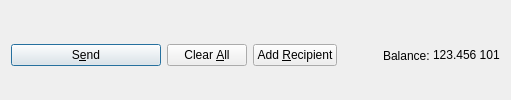
         <widget class="QFrame" name="frame_Send">
          <layout class="QHBoxLayout" name="horizontalLayout">
           <property name="bottomMargin">
            <number>0</number>
           </property>
           <item>
            <widget class="QPushButton" name="sendButton">
             <property name="minimumSize">
              <size>
               <width>150</width>
               <height>0</height>
              </size>
             </property>
             <property name="toolTip">
              <string>Confirm the send action</string>
             </property>
             <property name="text">
              <string>S&amp;end</string>
             </property>
             <property name="icon">
              <iconset resource="../101coin.qrc">
               <normaloff>:/icons/send</normaloff>:/icons/send</iconset>
             </property>
             <property name="autoDefault">
              <bool>false</bool>
             </property>
             <property name="default">
              <bool>true</bool>
             </property>
            </widget>
           </item>
           <item>
            <widget class="QPushButton" name="clearButton">
             <property name="sizePolicy">
              <sizepolicy hsizetype="Minimum" vsizetype="Fixed">
               <horstretch>0</horstretch>
               <verstretch>0</verstretch>
              </sizepolicy>
             </property>
             <property name="toolTip">
              <string>Clear all fields of the form.</string>
             </property>
             <property name="text">
              <string>Clear &amp;All</string>
             </property>
             <property name="icon">
              <iconset resource="../101coin.qrc">
               <normaloff>:/icons/remove</normaloff>:/icons/remove</iconset>
             </property>
             <property name="autoDefault">
              <bool>false</bool>
             </property>
            </widget>
           </item>
           <item>
            <widget class="QPushButton" name="addButton">
             <property name="toolTip">
              <string>Send to multiple recipients at once</string>
             </property>
             <property name="text">
              <string>Add &amp;Recipient</string>
             </property>
             <property name="icon">
              <iconset resource="../101coin.qrc">
               <normaloff>:/icons/add</normaloff>:/icons/add</iconset>
             </property>
             <property name="autoDefault">
              <bool>false</bool>
             </property>
            </widget>
           </item>
           <item>
            <spacer name="horizontalSpacer">
             <property name="orientation">
              <enum>Qt::Horizontal</enum>
             </property>
             <property name="sizeHint" stdset="0">
              <size>
               <width>40</width>
               <height>20</height>
              </size>
             </property>
            </spacer>
           </item>
           <item>
            <layout class="QHBoxLayout" name="horizontalLayout_2">
             <property name="spacing">
              <number>3</number>
             </property>
             <item>
              <widget class="QLabel" name="label">
               <property name="text">
                <string>Balance:</string>
               </property>
              </widget>
             </item>
             <item>
              <widget class="QLabel" name="labelBalance">
               <property name="sizePolicy">
                <sizepolicy hsizetype="Preferred" vsizetype="Fixed">
                 <horstretch>0</horstretch>
                 <verstretch>0</verstretch>
                </sizepolicy>
               </property>
               <property name="cursor">
                <cursorShape>IBeamCursor</cursorShape>
               </property>
               <property name="text">
                <string notr="true">123.456 101</string>
               </property>
               <property name="textInteractionFlags">
                <set>Qt::LinksAccessibleByMouse|Qt::TextSelectableByKeyboard|Qt::TextSelectableByMouse</set>
               </property>
              </widget>
             </item>
            </layout>
           </item>
          </layout>
         </widget>
